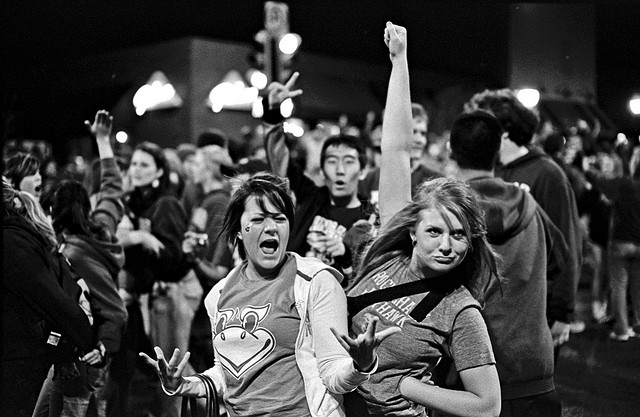
#> input picture TÉCNICAS AVANÇADAS DE CAPTURA E TRATAMENTO DE DADOS/AULA 7/dados/flickr_map_training/107.jpg, 640 x 417 px; the run also reads 3 pictures not shown here
$ jupyter execute --allow-errors 'TACTD 07 - Exercicios com solucoes.ipynb'
#> lines starting #> are read from the running program, lines starting #| are printed output that depends on the picture
# MBA em Ciência de Dados
## Técnicas Avançadas de Captura e Tratamento de Dados

### <span style="color:darkred">Módulo VII - Dados não estruturados: sinais e imagens</span>

### <span style="color:darkred">Exercícios - com soluções</span>

Moacir Antonelli Ponti

CeMEAI - ICMC/USP São Carlos

---

#### <span style="color:red">Recomenda-se fortemente que os exercícios sejam feitos sem consultar as respostas antecipadamente.</span>

---

[cell 1]
# carregando as bibliotecas necessárias
import numpy as np
import matplotlib.pyplot as plt
import pandas as pd

### Exercício 1)

Quando comparamos imagens e sinais e suas características, o que devemos considerar a priori?

(a) Sinais possuem valores independente e identicamente distribuídos, enquanto Imagens possuem pixels organizados de forma espacial<br>
(b) Sinais possuem valores codificados em 16 bits, enquanto imagens possuem valores codificados em 8 bits<br>
(c) Sinais possuem valores com dependência sequencial, enquanto imagens não possuem padrão de dependência<br>
<font color='red'>(d) Sinais possuem valores com dependência sequencial, enquanto Imagens possuem dependência espacial de seus valores<br></font>

<font color='red'>Resposta</font>: *a priori, sempre devemos considerar que sinais e imagens possuem valores com dependência respectivamente sequencial e espacial. Ainda que sinais e imagens podem ser observados com dados i.i.d., quando isso acontece perdemos a coerencia espacial (no caso de imagens) e sequencial (no caso de sinais) que os caraterizam.*

### Exercício 2)

Carregue os dados do arquivo `sinais2.csv` utilizando o comando:

`signals = np.genfromtxt(arquivo, delimiter=',')`

Esse array possui um sinal por linha `sinal[i]`. Calcule a autocorrelação (usada para identificar padrões de repetição) de cada sinal (utilizando a função vista em aula). Plote os sinals e o valor absoluto de suas respectivas autocorrelações considerando deslocamentos (*lags*) de 1 até 50.

Calcule também o desvio padrão `np.std()` da autocorrelação de 1 até 50 de cada sinal.

Observe que um dos sinais possui desvio padrão maior relativo à autocorrelação e analise o padrão da autocorrelação exibida no gráfico. Considerando a posição do sinal no array (de 0 a 4), escolha a alternativa verdadeira:

(a) A análise de autocorrelação mostra que os sinais 0 e 1 são sinais similares, sendo os demais bastante diferentes como evidenciado pelo desvio padrão da autocorrelação.<br>
<font color='red'>(b) A análise de autocorrelação mostra que o sinal 3 tem desvio padrão superior e gráfico mais instável, indicando que esse possa ser um sinal com menos padrões de repetição, e portanto menor dependência temporal do que os demais.<br></font>
(c) A análise de autocorrelação indica que os sinais 0, 1, 2 e 3 possuem menor dependência temporal do que o sinal na posição 4, o qual é muito diferente dos demais sinais apresentando valores inferiores na análise.<br>
(d) O desvio padrão da autocorrelação mostra que o sinal da posição 4 tem valor inferior aos demais, indicando que esse possa ser um sinal mais ruidoso.<br>

<font color='red'>Resposta</font>: *ver código e resultados abaixo - o sinal na posiçao 3 possui maior desvio padrão de autocorrelação. Quando exibimos o gráfico, notamos que esse sinal provavelmente é apenas ruído, enquanto os demais (0, 1, 2 e 4) possuem algum padrão de repetição indicando dependências temporais mais evidentes.*

[cell 2]
signals = np.genfromtxt('./dados/sinais2.csv', delimiter=',').astype(np.float32)

def autocorrelation(f):
    ac = np.correlate(f, f, mode='full')
    return ac[ac.size // 2:]

plt.figure(figsize=(8,12))
for i in range(signals.shape[0]):
    ACi = autocorrelation(signals[i])
    plt.subplot(5,2,i*2+1); plt.plot(signals[i]);
    plt.subplot(5,2,i*2+2); plt.plot(np.abs(ACi[1:50]))
    print("sinal %d - std da AC: %.4f" % (i, np.std(ACi[1:50])))
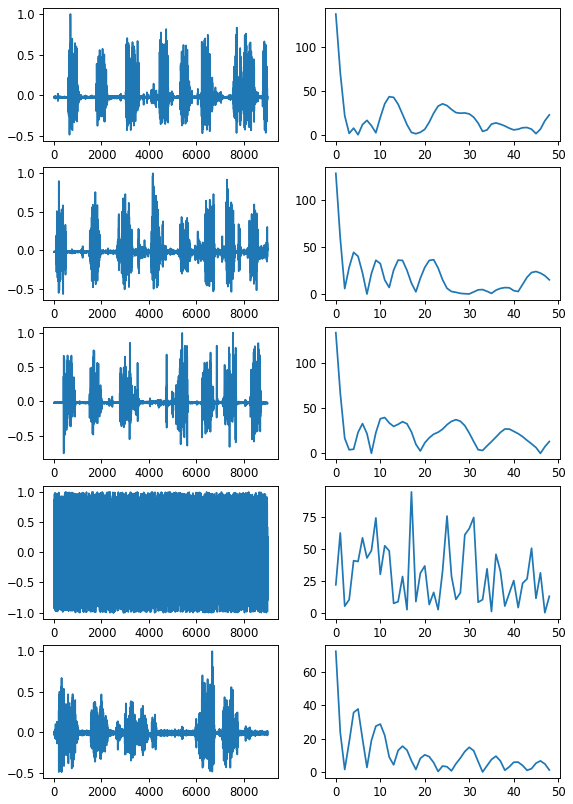
#> figure drawn by matplotlib, 10 panels; panel 1: curve peaks at x = 692, y = 1; panel 2: curve peaks at x = 0, y = 137.3; panel 3: curve peaks at x = 4165, y = 1; panel 4: curve peaks at x = 0, y = 127.7

### Exercício 3)

Utilizando ainda os sinais carregados na questão anterior `sinais2.csv`, utilize a `np.fft.fft()` para obter a Transformada de Fourier dos sinais. Depois, considerando apenas frequências até 50, calcule quais são as 4 frequências de maior valor de magnitude (obtido pelo `np.abs()`). Aqui não queremos os valores da magnitude, mas a quais frequências (índices) elas se referem. Para complementar a análise, plote as magnitudes das transformadas até a frequência 50.

Analisando as frequências de maior magnitude temos as frequências que mais caracterizam o sinal. Considerando as 4 frequências computadas anteriormente, podemos dividir os sinais em categorias distintas. Nesse sentido, qual análise abaixo está correta?

(a) O sinal 4 possui frequências inferiores quando comparado com os demais, indicando que o sinal 4 é provavalmente  dependente sequencialmente, enquanto os demais são i.i.d.; assim podemos dividí-los em duas categorias: sinal 4 e sinais 0, 1, 2 e 3.<br>
(b) O sinal 3 possui frequências mais significativas 20 Hz ou superior, indicando que é um sinal com maior qualidade de aquisição, e assim podemos categorizar em: sinal 3, e sinais 0, 1, 2 e 4.<br>
(c) Todas as frequências estão abaixo de 50 Hz, sendo assim podemos dizer que os sinais são todos similares, sendo impossível dividí-los em categorias.<br>
<font color='red'>(d) O sinal 3 possui frequências mais significativas 20 Hz ou superior, possuindo transições mais rápidas de valores do que os outros com frequências caracerísticas menores do que 12Hz; e assim podemos categorizar em: sinal 3, e sinais 0, 1, 2 e 4.</font><br>

<font color='red'>Resposta</font>: *o sinal 3 se destaca por possuir frequências características na média 2 vezes superiores quando comparado aos demais, e acima de 20Hz. Assim como na análise de autocorrelação, esse sinal é distinto dos demais, cujas frequências são mais baixas. Mas frequências superiores não indicam melhor qualidade do sinal, descartando a alternativa (b), assim a opção (d) é a mais adequada.*

[cell 3]
plt.figure(figsize=(8,14))
for i in range(signals.shape[0]):
    Fi = np.abs(np.fft.fft(signals[i]))
    k = 4
    Fi_50 = Fi[:50]
    ind = np.argpartition(Fi_50, -k)[-k:]
    print(i, ' frequências: ', np.sort(ind))
    plt.subplot(5,1,i+1); plt.plot(Fi_50);
    plt.plot(ind, Fi_50[ind], 'ro')
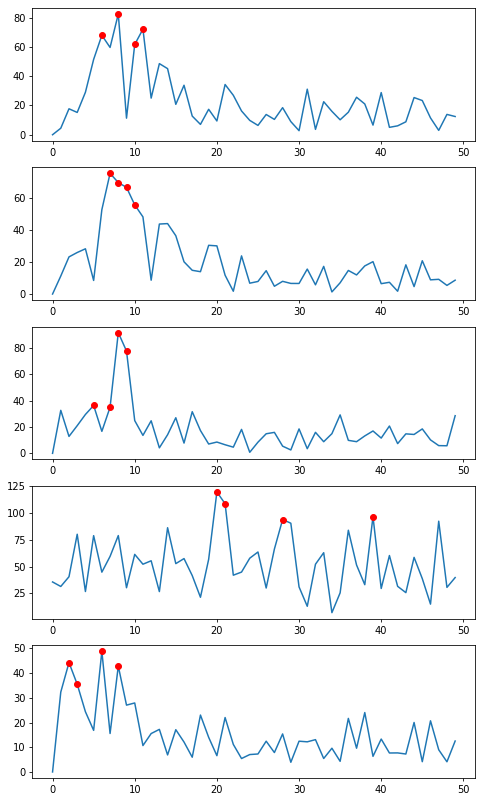
#> figure drawn by matplotlib, 5 panels; panel 1: curve peaks at x = 8, y = 82.45; panel 2: curve peaks at x = 7, y = 75.03; panel 3: curve peaks at x = 8, y = 91.57; panel 4: curve peaks at x = 20, y = 119.8

### Exercício 4)

Considerando os mesmos sinais carregados, compute as características: entropia da energia (com 10 blocos), taxa de cruzamentos por zero, entropia espectral (com 10 blocos), formando um vetor com 3 características para cada sinal.

Após isso, compute a matriz de distâncias entre os 4 sinais considerando a distância L1, i.e., a soma dos valores absolutos das diferenças entre dois vetores $A$ e $B$:

$$\sum_i |A_i - B_i|$$

Da matriz, que indica a dissimilaridade entre pares de sinais, aplique uma soma na direção do eixo 0 (axis=0) e depois arredonde para inteiro `np.round(,0)`. Quais valores foram obtidos para cada sinal?

(a) Sinais 0, 1, 2 e 4, soma 2; Sinal 3, soma 7.<br>
(b) Sinais 0 e 4, soma 3; Sinais 1 e 2, soma 2; Sinal 3, soma 7.<br>
<font color='red'>(c) Sinais 0, 1, e 2, soma 2; Sinal 3, soma 7; Sinal 4, soma 3.<br></font>
(d) Sinais 0, 1, e 2, soma 1; Sinal 3, soma 5; Sinal 4, soma 2.<br>

<font color='red'>Resposta</font>: *ver código abaixo.*

[cell 4]
def entropia_energia(sinal, n_blocos=10):
    '''Entropia da energia do sinal'''
    # energia total
    energia_sinal = np.sum(sinal ** 2)
    M = len(sinal)

    # calcula janelas dentro do sinal
    M_janelas = int(np.floor(M / n_blocos))
    # verifica se tamanho dos blocos
    # é multiplo do tamanho do sinal
    if M != M_janelas * n_blocos:
        sinal = sinal[0:M_janelas * n_blocos]

    # monta matriz [M_janelas x n_blocos]
    janelas = sinal.reshape(M_janelas, n_blocos, order='F').copy()

    # Computa energias de cada janela (normalizada pela do sinal)
    e_janelas = np.sum(janelas ** 2, axis=0) / (energia_sinal + 0.0001)
    #print(e_janelas)

    # Computa entropia entre energias das janelas
    entropia = -np.sum(e_janelas * np.log2(e_janelas + 0.0001))
    return entropia

def taxa_cruzamentos_por_zero(sinal):
    '''Cruzamentos por zero em um intervalo de tempo '''
    M = len(sinal)
    cont_zero = np.sum(np.abs(np.diff(np.sign(sinal)))) / 2
    return np.float64(cont_zero) / np.float64(M - 1.0)

def entropia_espectral(sinal, n_blocos=16):
    """Computes the spectral entropy"""

    fft_abs = np.abs(np.fft.fft(sinal))

    entropia_esp = entropia_energia(fft_abs, n_blocos=n_blocos)

    return entropia_esp

[cell 5]
features = []
for i in range(signals.shape[0]):
    f1 = entropia_energia(signals[i])
    f2 = taxa_cruzamentos_por_zero(signals[i])
    f3 = entropia_espectral(signals[i])
    features.append([f1, f2, f3])

features= np.array(features)
dmat = np.zeros([signals.shape[0],signals.shape[0]])
for i in range(signals.shape[0]):
    for j in range(signals.shape[0]):
        dmat[i,j] = np.sum(np.abs(features[i]-features[j]))
        #dmat[i,j] = np.sqrt(np.sum((features[i]-features[j])**2))

print(np.round(np.sum(dmat, axis=1),0))

### Exercício 5)

Carregue as seguintes imagens da base de dados flickr_map_training:

`
img1 = imageio.imread("dados/flickr_map_training/107.jpg")
img2 = imageio.imread("dados/flickr_map_training/101.jpg")
img3 = imageio.imread("dados/flickr_map_training/112.jpg")
img4 = imageio.imread("dados/flickr_map_training/303.jpg")
img5 = imageio.imread("dados/flickr_map_training/400.jpg")`

Implemente um descritor de cor que computa um histograma utilizando a composição dos canais RGB em um único canal utilizando a seguinte operação, sendo R, G e B as matrizes relativas a cada canal de cor:

$$I = R\cdot0.3 +G\cdot0.59 +B\cdot0.11$$

Permita definir o número de bins do histograma por meio da sua função e, antes de retornar, normalize o histograma dividindo pela soma.

Depois, calcule a distância entre img1 carregada e as outras imagens (2, 3, 4, 5) utilizando: 16 bins e 4 bins. Qual foram as duas imagens mais similares, da mais próxima para a mais distante, nos dois casos?

<font color='red'>(a) 16 bins: img2, img4 ; 4 bins: img2, img3<br></font>
(a) 16 bins: img2, img3 ; 4 bins: img4, img3<br>
(b) 16 bins: img2, img3 ; 4 bins: img2, img4<br>
(d) 16 bins: img4, img2 ; 4 bins: img4, img3<br>

<font color='red'>Resposta</font>: *ver código abaixo.*

[cell 6]
import imageio

def histograma_global_intensity(img, n_colors):
    img_int = img[:,:,0].astype(float)*0.3 + img[:,:,1].astype(float)*0.59 + img[:,:,2].astype(float)*0.11
    hist,_ = np.histogram(img_int, bins=n_colors)
    # normaliza o vetor resultante pela soma dos valores
    hist = hist.astype("float")
    hist /= (hist.sum() + 0.0001)
    return hist

[cell 7]
img1 = imageio.imread("dados/flickr_map_training/107.jpg")
#> img1 is the input picture: shape (417, 640, 3); min 0, max 255, mean 65.5
img2 = imageio.imread("dados/flickr_map_training/101.jpg")
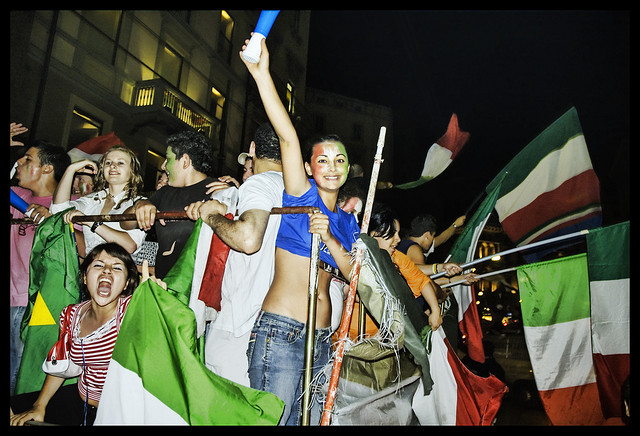
#> input picture TÉCNICAS AVANÇADAS DE CAPTURA E TRATAMENTO DE DADOS/AULA 7/dados/flickr_map_training/101.jpg, 640 x 436 px
#> img2 is the input picture: shape (436, 640, 3); mean R, G, B 78.1, 79.5, 64.8
img3 = imageio.imread("dados/flickr_map_training/112.jpg")
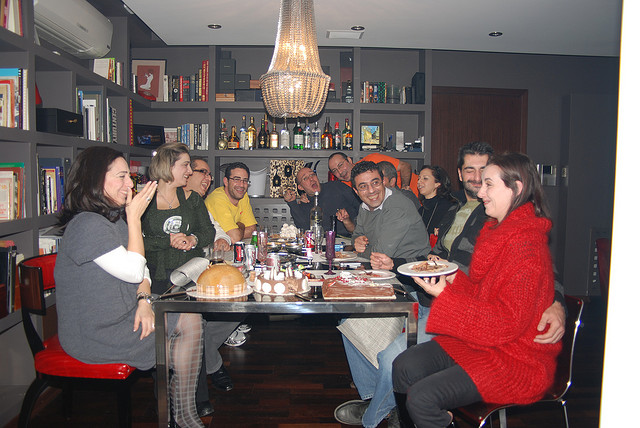
#> input picture TÉCNICAS AVANÇADAS DE CAPTURA E TRATAMENTO DE DADOS/AULA 7/dados/flickr_map_training/112.jpg, 640 x 428 px
#> img3 is the input picture: shape (428, 640, 3); mean R, G, B 110.5, 92.4, 91.5
img4 = imageio.imread("dados/flickr_map_training/303.jpg")
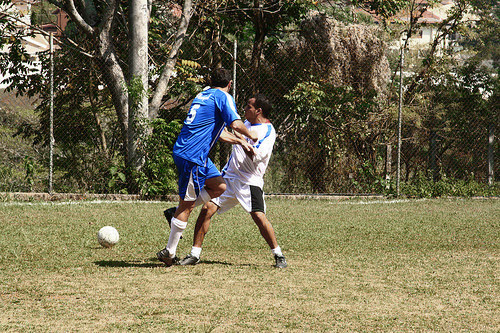
#> input picture TÉCNICAS AVANÇADAS DE CAPTURA E TRATAMENTO DE DADOS/AULA 7/dados/flickr_map_training/303.jpg, 500 x 333 px
#> img4 is the input picture: shape (333, 500, 3); mean R, G, B 117.6, 111, 82.8
img5 = imageio.imread("dados/flickr_map_training/400.jpg")
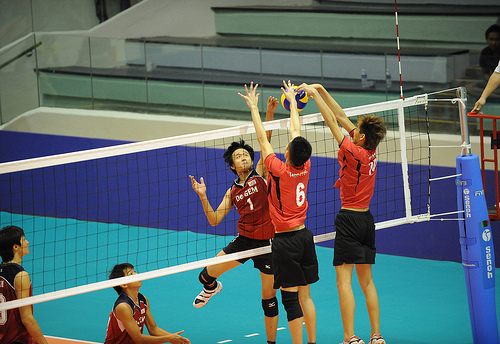
#> input picture TÉCNICAS AVANÇADAS DE CAPTURA E TRATAMENTO DE DADOS/AULA 7/dados/flickr_map_training/400.jpg, 500 x 344 px
#> img5 is the input picture: shape (344, 500, 3); mean R, G, B 88.2, 107.1, 109.6

ncolors = 16
f1 = histograma_global_intensity(img1, ncolors)
#> in histograma_global_intensity, `hist,_ = np.histogram(img_int, bins=n_colors)`: hist = [86155, 48978, 18766, 14791, 13492, 10742, 8941, 8645, 8813, 8515, 8340, 8701, 7168, 5404, 3747, 5682]
#> in histograma_global_intensity, `hist /= (hist.sum() + 0.0001)`: hist = [0.323, 0.184, 0.0703, 0.0554, 0.0506, 0.0403, 0.0335, 0.0324, 0.033, 0.0319, 0.0312, 0.0326, 0.0269, 0.0202, 0.014, 0.0213]
#> f1 has the same summary as hist in histograma_global_intensity
f2 = histograma_global_intensity(img2, ncolors)
#> f2 = [0.308, 0.113, 0.0906, 0.0568, 0.0399, 0.0338, 0.034, 0.0374, 0.0427, 0.0528, 0.0484, 0.0322, 0.0308, 0.0352, 0.0349, 0.00867]
f3 = histograma_global_intensity(img3, ncolors)
#> f3 = [0.0146, 0.0985, 0.079, 0.16, 0.127, 0.113, 0.0872, 0.0608, 0.0466, 0.0516, 0.0414, 0.0269, 0.0216, 0.0137, 0.0064, 0.051]
f4 = histograma_global_intensity(img4, ncolors)
#> call 4 of histograma_global_intensity, with n_colors = 16
#> in histograma_global_intensity (call 4), `img_int = img[:,:,0].astype(float)*0.3 + img[:,:,1].astype(float)*0.59..`:
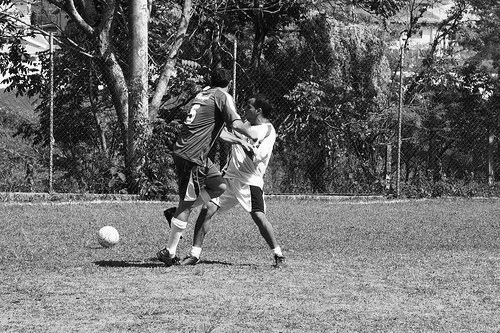
#> img_int: shape (333, 500) float64; min 0, max 255, mean 109.9
#> in histograma_global_intensity (call 4), `hist,_ = np.histogram(img_int, bins=n_colors)`: hist = [7017, 15606, 16146, 12587, 9853, 8804, 9815, 12323, 15598, 17017, 15329, 11753, 7167, 3380, 1717, 2388]
#> in histograma_global_intensity (call 4), `hist /= (hist.sum() + 0.0001)`: hist = [0.0421, 0.0937, 0.097, 0.0756, 0.0592, 0.0529, 0.0589, 0.074, 0.0937, 0.102, 0.0921, 0.0706, 0.043, 0.0203, 0.0103, 0.0143]
#> f4 has the same summary as hist in histograma_global_intensity
f5 = histograma_global_intensity(img5, ncolors)
#> in histograma_global_intensity (call 5), `img_int = img[:,:,0].astype(float)*0.3 + img[:,:,1].astype(float)*0.59..`:
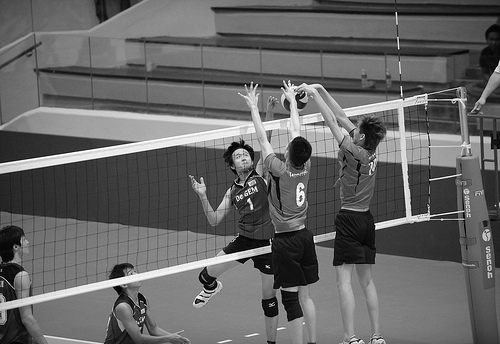
#> img_int: shape (344, 500) float64; min 0, max 255, mean 101.7
#> in histograma_global_intensity (call 5), `hist,_ = np.histogram(img_int, bins=n_colors)`: hist = [3503, 8822, 11647, 20843, 18607, 11822, 17666, 33324, 21583, 5281, 5464, 3525, 2537, 3052, 2857, 1467]
#> in histograma_global_intensity (call 5), `hist /= (hist.sum() + 0.0001)`: hist = [0.0204, 0.0513, 0.0677, 0.121, 0.108, 0.0687, 0.103, 0.194, 0.125, 0.0307, 0.0318, 0.0205, 0.0147, 0.0177, 0.0166, 0.00853]
#> f5 has the same summary as hist in histograma_global_intensity
features = np.vstack([f1, f2, f3, f4, f5])

dist = np.zeros(5)
for i in range(5):
    dist[i] = np.sum((np.abs(features[0]-features[i])))
#> after the loop, dist = [0, 0.23, 0.837, 0.762, 0.956]

plt.subplot(151); plt.imshow(img1); plt.title("%.4f"%  dist[0]); plt.axis('off')
plt.subplot(152); plt.imshow(img2); plt.title("%.4f"% dist[1]); plt.axis('off')
plt.subplot(153); plt.imshow(img3); plt.title("%.4f"% dist[2]); plt.axis('off')
plt.subplot(154); plt.imshow(img4); plt.title("%.4f"% dist[3]); plt.axis('off')
plt.subplot(155); plt.imshow(img5); plt.title("%.4f"% dist[4]); plt.axis('off')

[cell 8]
ncolors = 4
f1 = histograma_global_intensity(img1, ncolors)
#> f1 = [0.632, 0.157, 0.129, 0.0824]
f2 = histograma_global_intensity(img2, ncolors)
#> f2 = [0.569, 0.145, 0.176, 0.11]
f3 = histograma_global_intensity(img3, ncolors)
#> f3 = [0.352, 0.389, 0.166, 0.0926]
f4 = histograma_global_intensity(img4, ncolors)
#> f4 = [0.308, 0.245, 0.359, 0.088]
f5 = histograma_global_intensity(img5, ncolors)
#> f5 = [0.261, 0.473, 0.208, 0.0576]
features = np.vstack([f1, f2, f3, f4, f5])
#> features = [[0.632, 0.157, 0.129, 0.0824], [0.569, 0.145, 0.176, 0.11], [0.352, 0.389, 0.166, 0.0926], [0.308, 0.245, 0.359, 0.088], [0.261, 0.473, 0.208, 0.0576]]

dist = np.zeros(5)
for i in range(5):
    dist[i] = np.sum((np.abs(features[0]-features[i])))
#> after the loop, dist = [0, 0.149, 0.56, 0.647, 0.793]

plt.subplot(151); plt.imshow(img1); plt.title("%.4f"%  dist[0]); plt.axis('off')
plt.subplot(152); plt.imshow(img2); plt.title("%.4f"% dist[1]); plt.axis('off')
plt.subplot(153); plt.imshow(img3); plt.title("%.4f"% dist[2]); plt.axis('off')
plt.subplot(154); plt.imshow(img4); plt.title("%.4f"% dist[3]); plt.axis('off')
plt.subplot(155); plt.imshow(img5); plt.title("%.4f"% dist[4]); plt.axis('off')

### Exercício 6)

Vamos repetir o procedimento da questão anterior, agora utilizando o descritor de texturas LBP visto em aula. Utilizaremos uma função que também realiza uma normalização dos valores máximos das imagens, bem como permite definir o raio, número de pontos e quantidade de bins para esse descritor, conforme abaixo.

Calcule a distância L1 entre img1 carregada e as outras imagens utilizando o descritor LBP com os seguintes parâmetros:
* número de pontos = 14
* raio = 2
* bins = 16

Quais foram as três imagens mais similares, da mais próxima para a mais distante?

<font color='red'>(a) img3, img2, img5 <br></font>
(b) img2, img3, img4<br>
(c) img3, img5, img2<br>
(d) img5, img3, img2<br>

<font color='red'>Resposta</font>: *ver código abaixo.*

[cell 9]
from skimage import feature

def lbp_features(img, points=8, radius=1, n_bins=10):
    # LBP opera em imagens de um só canal, aqui vamos converter
    # RGB para escala de cinza usando o método Luminance
#> called with points = 14, radius = 2, n_bins = 16
    img = np.array(img, dtype=np.float64, copy=False)
    if (len(img.shape) > 2):
        img = img[:,:,0]*0.3 + img[:,:,1]*0.59 + img[:,:,2]*0.11

    # normaliza a imagem para ter máximo = 255
    if (np.max(img) > 0):
        img = ((img/np.max(img))*255).astype(np.uint8)
#> img: shape (417, 640)

    # aqui definimos o numero de pontos e o raio, padrao = 8, 1
    lbp = feature.local_binary_pattern(img.astype(np.uint8), points, radius, method="uniform")
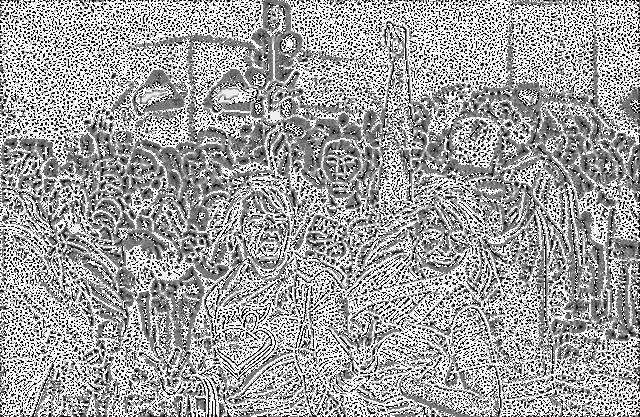
#> lbp: shape (417, 640) float64; min 0, max 15, mean 9.54; drawn with min black and max white

    # lbp retorna um matriz com os códigos, então devemos extraír o histograma
    (hist, _) = np.histogram(lbp.ravel(), bins=np.arange(0, n_bins+1), range=(0, n_bins))
#> hist = [20940, 12552, 8852, 6735, 6927, 9223, 15673, 22091, 14373, 8383, 6375, 6512, 8779, 11713, 27254, 80498]

    # normaliza o histograma
    hist = hist.astype("float")
    hist /= (hist.sum() + 1e-6)
#> hist = [0.0785, 0.047, 0.0332, 0.0252, 0.026, 0.0346, 0.0587, 0.0828, 0.0539, 0.0314, 0.0239, 0.0244, 0.0329, 0.0439, 0.102, 0.302]
    # return the histogram of Local Binary Patterns

    return hist

[cell 10]
pts = 14
rad = 2
nbi = 16
f1 = lbp_features(img1, pts, rad, nbi)
#> f1 has the same summary as hist in lbp_features
f2 = lbp_features(img2, pts, rad, nbi)
#> call 2 of lbp_features, with points = 14, radius = 2, n_bins = 16
#> in lbp_features (call 2), `lbp = feature.local_binary_pattern(img.astype(np.uint8), points, radiu..`:
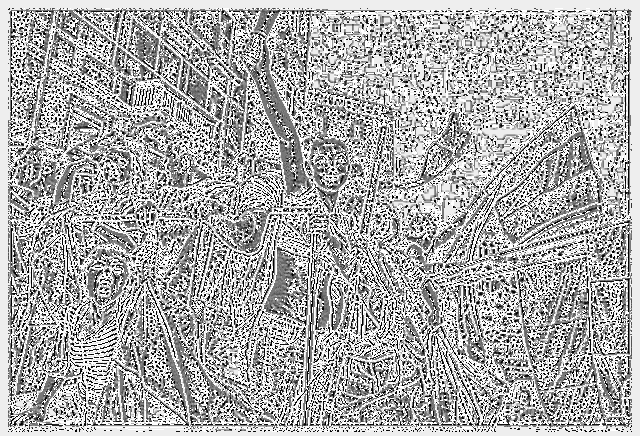
#> lbp: shape (436, 640) float64; min 0, max 15, mean 10.05; drawn with min black and max white
#> in lbp_features (call 2), `(hist, _) = np.histogram(lbp.ravel(), bins=np.arange(0, n_bins+1), ran..`: hist = [19626, 11825, 8300, 6299, 6567, 8271, 13131, 20389, 12692, 7895, 7081, 7237, 9393, 11789, 49190, 79355]
#> in lbp_features (call 2), `hist /= (hist.sum() + 1e-6)`: hist = [0.0703, 0.0424, 0.0297, 0.0226, 0.0235, 0.0296, 0.0471, 0.0731, 0.0455, 0.0283, 0.0254, 0.0259, 0.0337, 0.0422, 0.176, 0.284]
#> (the rest of the program and of its run is left out)
